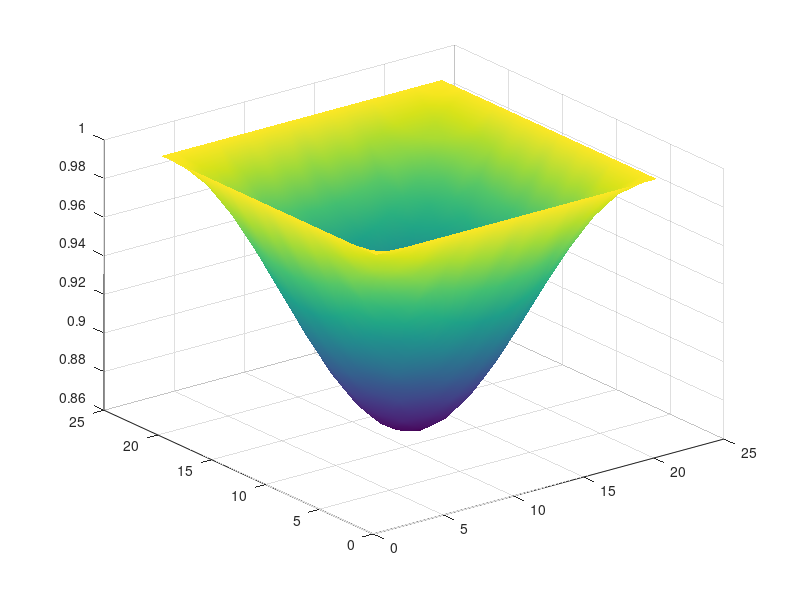

Recreate this plot in MATLAB. (Note: this script raises an error after producing the figure.)
% Auto-generated MATLAB script
field = [ ...
    1.00000000E+00   1.00000000E+00   1.00000000E+00   1.00000000E+00   1.00000000E+00   1.00000000E+00   1.00000000E+00   1.00000000E+00   1.00000000E+00   1.00000000E+00   1.00000000E+00   1.00000000E+00   1.00000000E+00   1.00000000E+00   1.00000000E+00   1.00000000E+00   1.00000000E+00   1.00000000E+00   1.00000000E+00   1.00000000E+00   1.00000000E+00; ...
    1.00000000E+00   9.96683081E-01   9.93448366E-01   9.90374027E-01   9.87538230E-01   9.85007449E-01   9.82848149E-01   9.81108602E-01   9.79837079E-01   9.79058942E-01   9.78799566E-01   9.79058942E-01   9.79837079E-01   9.81108602E-01   9.82848149E-01   9.85007449E-01   9.87538230E-01   9.90374027E-01   9.93448366E-01   9.96683081E-01   1.00000000E+00; ...
    1.00000000E+00   9.93448366E-01   9.87057113E-01   9.80986615E-01   9.75381520E-01   9.70386458E-01   9.66116171E-01   9.62685389E-01   9.60167742E-01   9.58636867E-01   9.58118115E-01   9.58636867E-01   9.60167742E-01   9.62685389E-01   9.66116171E-01   9.70386458E-01   9.75381520E-01   9.80986615E-01   9.87057113E-01   9.93448366E-01   1.00000000E+00; ...
    1.00000000E+00   9.90374027E-01   9.80986615E-01   9.72064630E-01   9.63834911E-01   9.56490375E-01   9.50223908E-01   9.45175600E-01   9.41485534E-01   9.39227318E-01   9.38474587E-01   9.39227318E-01   9.41485534E-01   9.45175600E-01   9.50223908E-01   9.56490375E-01   9.63834911E-01   9.72064630E-01   9.80986615E-01   9.90374027E-01   1.00000000E+00; ...
    1.00000000E+00   9.87538230E-01   9.75381520E-01   9.63834911E-01   9.53173541E-01   9.43672504E-01   9.35550052E-01   9.29024411E-01   9.24235630E-01   9.21323774E-01   9.20337064E-01   9.21323774E-01   9.24235630E-01   9.29024411E-01   9.35550052E-01   9.43672504E-01   9.53173541E-01   9.63834911E-01   9.75381520E-01   9.87538230E-01   1.00000000E+00; ...
    1.00000000E+00   9.85007449E-01   9.70386458E-01   9.56490375E-01   9.43672504E-01   9.32233314E-01   9.22473227E-01   9.14610436E-01   9.08863120E-01   9.05345926E-01   9.04173539E-01   9.05345926E-01   9.08863120E-01   9.14610436E-01   9.22473227E-01   9.32233314E-01   9.43672504E-01   9.56490375E-01   9.70386458E-01   9.85007449E-01   1.00000000E+00; ...
    1.00000000E+00   9.82848149E-01   9.66116171E-01   9.50223908E-01   9.35550052E-01   9.22473227E-01   9.11293831E-01   9.02312215E-01   8.95721141E-01   8.91713385E-01   8.90355320E-01   8.91713385E-01   8.95721141E-01   9.02312215E-01   9.11293831E-01   9.22473227E-01   9.35550052E-01   9.50223908E-01   9.66116171E-01   9.82848149E-01   1.00000000E+00; ...
    1.00000000E+00   9.81108602E-01   9.62685389E-01   9.45175600E-01   9.29024411E-01   9.14610436E-01   9.02312215E-01   8.92404688E-01   8.85162769E-01   8.80730921E-01   8.79253651E-01   8.80730921E-01   8.85162769E-01   8.92404688E-01   9.02312215E-01   9.14610436E-01   9.29024411E-01   9.45175600E-01   9.62685389E-01   9.81108602E-01   1.00000000E+00; ...
    1.00000000E+00   9.79837079E-01   9.60167742E-01   9.41485534E-01   9.24235630E-01   9.08863120E-01   8.95721141E-01   8.85162769E-01   8.77414609E-01   8.72703275E-01   8.71106799E-01   8.72703275E-01   8.77414609E-01   8.85162769E-01   8.95721141E-01   9.08863120E-01   9.24235630E-01   9.41485534E-01   9.60167742E-01   9.79837079E-01   1.00000000E+00; ...
    1.00000000E+00   9.79058942E-01   9.58636867E-01   9.39227318E-01   9.21323774E-01   9.05345926E-01   8.91713385E-01   8.80730921E-01   8.72703275E-01   8.67790587E-01   8.66153036E-01   8.67790587E-01   8.72703275E-01   8.80730921E-01   8.91713385E-01   9.05345926E-01   9.21323774E-01   9.39227318E-01   9.58636867E-01   9.79058942E-01   1.00000000E+00; ...
    1.00000000E+00   9.78799566E-01   9.58118115E-01   9.38474587E-01   9.20337064E-01   9.04173539E-01   8.90355320E-01   8.79253651E-01   8.71106799E-01   8.66153036E-01   8.64474411E-01   8.66153036E-01   8.71106799E-01   8.79253651E-01   8.90355320E-01   9.04173539E-01   9.20337064E-01   9.38474587E-01   9.58118115E-01   9.78799566E-01   1.00000000E+00; ...
    1.00000000E+00   9.79058942E-01   9.58636867E-01   9.39227318E-01   9.21323774E-01   9.05345926E-01   8.91713385E-01   8.80730921E-01   8.72703275E-01   8.67790587E-01   8.66153036E-01   8.67790587E-01   8.72703275E-01   8.80730921E-01   8.91713385E-01   9.05345926E-01   9.21323774E-01   9.39227318E-01   9.58636867E-01   9.79058942E-01   1.00000000E+00; ...
    1.00000000E+00   9.79837079E-01   9.60167742E-01   9.41485534E-01   9.24235630E-01   9.08863120E-01   8.95721141E-01   8.85162769E-01   8.77414609E-01   8.72703275E-01   8.71106799E-01   8.72703275E-01   8.77414609E-01   8.85162769E-01   8.95721141E-01   9.08863120E-01   9.24235630E-01   9.41485534E-01   9.60167742E-01   9.79837079E-01   1.00000000E+00; ...
    1.00000000E+00   9.81108602E-01   9.62685389E-01   9.45175600E-01   9.29024411E-01   9.14610436E-01   9.02312215E-01   8.92404688E-01   8.85162769E-01   8.80730921E-01   8.79253651E-01   8.80730921E-01   8.85162769E-01   8.92404688E-01   9.02312215E-01   9.14610436E-01   9.29024411E-01   9.45175600E-01   9.62685389E-01   9.81108602E-01   1.00000000E+00; ...
    1.00000000E+00   9.82848149E-01   9.66116171E-01   9.50223908E-01   9.35550052E-01   9.22473227E-01   9.11293831E-01   9.02312215E-01   8.95721141E-01   8.91713385E-01   8.90355320E-01   8.91713385E-01   8.95721141E-01   9.02312215E-01   9.11293831E-01   9.22473227E-01   9.35550052E-01   9.50223908E-01   9.66116171E-01   9.82848149E-01   1.00000000E+00; ...
    1.00000000E+00   9.85007449E-01   9.70386458E-01   9.56490375E-01   9.43672504E-01   9.32233314E-01   9.22473227E-01   9.14610436E-01   9.08863120E-01   9.05345926E-01   9.04173539E-01   9.05345926E-01   9.08863120E-01   9.14610436E-01   9.22473227E-01   9.32233314E-01   9.43672504E-01   9.56490375E-01   9.70386458E-01   9.85007449E-01   1.00000000E+00; ...
    1.00000000E+00   9.87538230E-01   9.75381520E-01   9.63834911E-01   9.53173541E-01   9.43672504E-01   9.35550052E-01   9.29024411E-01   9.24235630E-01   9.21323774E-01   9.20337064E-01   9.21323774E-01   9.24235630E-01   9.29024411E-01   9.35550052E-01   9.43672504E-01   9.53173541E-01   9.63834911E-01   9.75381520E-01   9.87538230E-01   1.00000000E+00; ...
    1.00000000E+00   9.90374027E-01   9.80986615E-01   9.72064630E-01   9.63834911E-01   9.56490375E-01   9.50223908E-01   9.45175600E-01   9.41485534E-01   9.39227318E-01   9.38474587E-01   9.39227318E-01   9.41485534E-01   9.45175600E-01   9.50223908E-01   9.56490375E-01   9.63834911E-01   9.72064630E-01   9.80986615E-01   9.90374027E-01   1.00000000E+00; ...
    1.00000000E+00   9.93448366E-01   9.87057113E-01   9.80986615E-01   9.75381520E-01   9.70386458E-01   9.66116171E-01   9.62685389E-01   9.60167742E-01   9.58636867E-01   9.58118115E-01   9.58636867E-01   9.60167742E-01   9.62685389E-01   9.66116171E-01   9.70386458E-01   9.75381520E-01   9.80986615E-01   9.87057113E-01   9.93448366E-01   1.00000000E+00; ...
    1.00000000E+00   9.96683081E-01   9.93448366E-01   9.90374027E-01   9.87538230E-01   9.85007449E-01   9.82848149E-01   9.81108602E-01   9.79837079E-01   9.79058942E-01   9.78799566E-01   9.79058942E-01   9.79837079E-01   9.81108602E-01   9.82848149E-01   9.85007449E-01   9.87538230E-01   9.90374027E-01   9.93448366E-01   9.96683081E-01   1.00000000E+00; ...
    1.00000000E+00   1.00000000E+00   1.00000000E+00   1.00000000E+00   1.00000000E+00   1.00000000E+00   1.00000000E+00   1.00000000E+00   1.00000000E+00   1.00000000E+00   1.00000000E+00   1.00000000E+00   1.00000000E+00   1.00000000E+00   1.00000000E+00   1.00000000E+00   1.00000000E+00   1.00000000E+00   1.00000000E+00   1.00000000E+00   1.00000000E+00 ];

% Surface plot (auto-generated)
[ny, nx] = size(field);
[X, Y] = meshgrid(1:nx, 1:ny);
fig = figure('Color','w');
ax = axes('Parent', fig);
h = surf(ax, X, Y, field);
shading(ax, 'interp');
colormap(ax, parula);
cb = colorbar(ax);
cb.Label.String = 'field value';
grid(ax, 'on');
box(ax, 'on');
axis(ax, 'tight');
view(ax, 45, 30);
xlabel(ax, 'i (x index)');
ylabel(ax, 'j (y index)');
zlabel(ax, 'field');
title(ax, sprintf('field (%d x %d)', ny, nx));
set(ax, 'FontSize', 12, 'LineWidth', 1);
set(h, 'EdgeColor', 'k');
drawnow;
